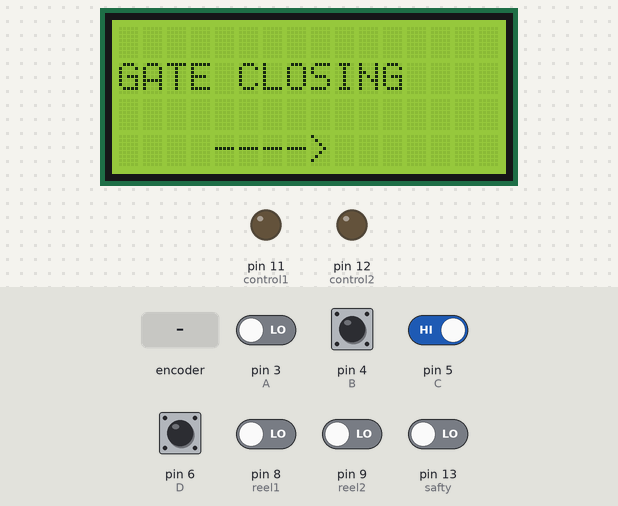
A sketch run on a simulated Arduino Uno, built with avr-gcc and run on an emulated ATmega328P. On the bench: 16×4 character LCD, output pins drawn as LEDs (lit = HIGH). The test bench sets the inputs (shaded band); at power-on: pin 4 (B), pin 5 (C), pin 6 (D) HIGH, pin 3 (A), pin 8 (reel1), pin 9 (reel2), pin 13 (safty) LOW. What the sketch prints to the serial monitor is not drawn.

Above: at 2.2 s.
2.3 s: rotary encoder on pin 3 (A) / pin 4 (B) turned 1 step (first pin leading)
At 7.5 s:
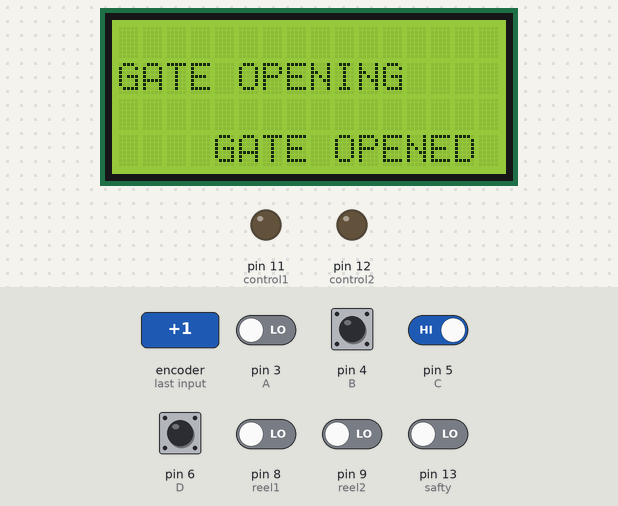
7.6 s: pin 9 (reel2) driven HIGH
At 13.8 s:
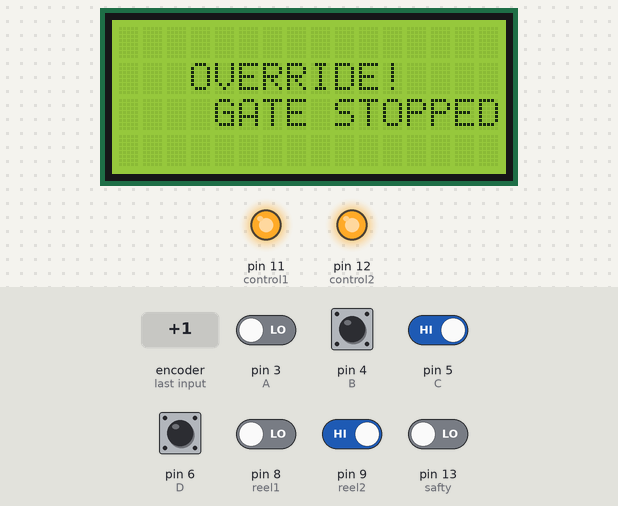
14.6 s: pin 5 (C) driven LOW
At 22.1 s:
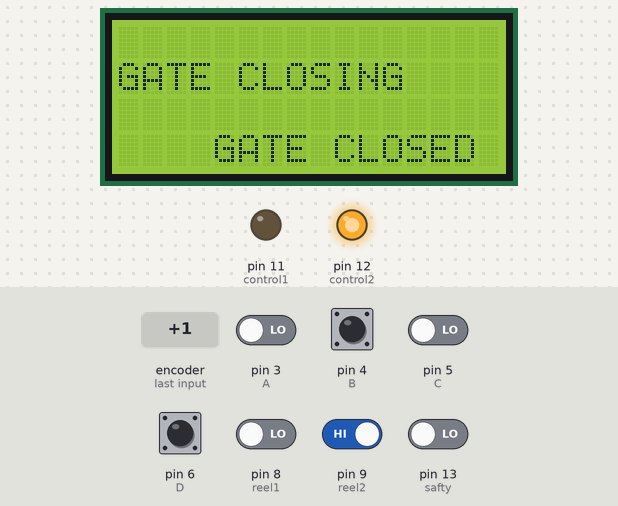
22.9 s: pin 8 (reel1) driven HIGH
30.4 s: pin 8 (reel1) driven LOW
At 35.9 s:
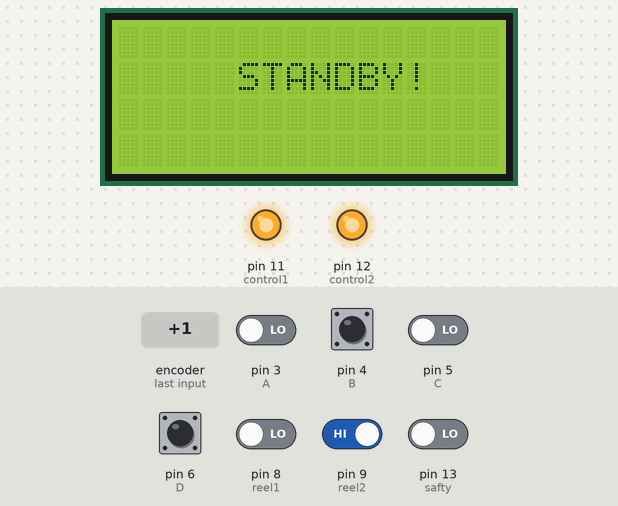
Timing chart, 0 to 37.4 s (numbered marks = the images above; inputs shaded):
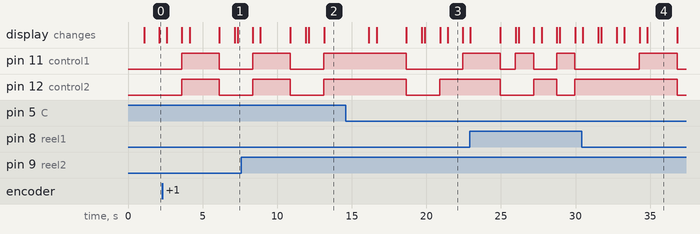

Measured:
- after the input at 2.3 s, the display: first differs from a run without the input after 4.8 s (image 1 shows a later state)
- after the input at 7.6 s, the display: first differs from a run without the input after 5.5 s (image 2)
- after the input at 14.6 s, the display: first differs from a run without the input after 6.3 s (image 3 shows a later state)
- after the input at 30.4 s, the display: first differs from a run without the input after 3.9 s (image 4 shows a later state)
- what the display in image 3 shows lasts 1.0 s, from 21.4 s to 22.4 s

The sketch:

Gate_project.ino
```cpp
#include <LiquidCrystal_I2C.h>

LiquidCrystal_I2C lcd(0x27, 16, 4);

#define A 3
#define B 4
#define C 5
#define D 6   //power down

#define reel1 8 //open side
#define reel2 9 //close side


#define control1 11
#define control2 12

#define safty 13


void setup() {

  lcd.begin();
  pinMode(A, INPUT);
  pinMode(B, INPUT);
  pinMode(C, INPUT);
  pinMode(D, INPUT);

  pinMode(reel1, INPUT);
  pinMode(reel2, INPUT);

  pinMode(control1, OUTPUT);
  pinMode(control2, OUTPUT);

  pinMode(safty, INPUT);

  Serial.begin(115200);


  digitalWrite(control1, LOW);
  digitalWrite(control2, LOW);


  lcd.setCursor(5, 0);
  lcd.print("WELCOME");
  delay(1000);                                    // change this value
  lcd.clear();

}

void loop() {
   /*
  Serial.print("reel1 ->"); Serial.println(digitalRead(reel1)); Serial.print("reel2 ->");
  Serial.println(digitalRead(reel2)); delay(200); Serial.println();

  Serial.print("A ->");
  Serial.println(digitalRead(A)); Serial.print("B ->");
  Serial.println(digitalRead(B)); Serial.print("C ->");
  Serial.println(digitalRead(C)); Serial.print("D ->");
  Serial.println(digitalRead(D)); delay(500);
  Serial.println();


*/

  digitalWrite(control1, LOW);
  digitalWrite(control2, LOW);
  Serial.println("Ready");

  while (digitalRead(A) == 0 && digitalRead(B) == 0 && digitalRead(C) == 0 && digitalRead(D) == 0 ) {
    int saftyyy=digitalRead(safty);
    Serial.print("saftyyy ->");Serial.println(digitalRead(safty));
    Serial.println("Ready");
    delay(100);
    lcd.noBacklight();

  }

  int open_gate1 = digitalRead(A);
  Serial.print("openGate1--->");
  Serial.println(open_gate1);

  int close_gate1 = digitalRead(B);
  Serial.print("closeGate1--->");
  Serial.println(close_gate1);

  int immediate_stop = digitalRead(C);
  Serial.print("immediate_stop--->");
  Serial.println(immediate_stop);

  int light_on = digitalRead(D);
  Serial.print("power down--->");
  Serial.println(light_on);
  Serial.println("");
  delay(1000);


  if (open_gate1 == 1) {
    openGate();
  } else if (close_gate1 == 1) {
    closeGate();

  }


  delay(500);
  lcd.backlight();
  lcd.setCursor(5, 1);
  lcd.print("STANDBY!");

  delay(2000);
  lcd.clear();
  lcd.noBacklight();


}


void openGate() {

  Serial.println("gate open");
  if(digitalRead(reel1) == 1){
    Serial.println("open");
    digitalWrite(control1, HIGH);
    digitalWrite(control2, LOW);
  }
  int close_gate1 = 0;
  int immediate_stop1 = 0;

  lcd.backlight();
  lcd.setCursor(0, 1);
  lcd.print("GATE OPENING");
  lcd.setCursor(0, 3);
  lcd.print("<----");
//  delay(2000);
//  lcd.clear();
//    lcd.noBacklight();
//


  while (!(immediate_stop1 == 1 || close_gate1 == 1 || digitalRead(reel2) == 0  )) {
    Serial.println("<---------------------------------");

    immediate_stop1 = digitalRead(C);
    close_gate1 = digitalRead(B);

    Serial.println(immediate_stop1);
    Serial.println(close_gate1);

  }
  delay(200);
    lcd.backlight();
    Serial.println("Gate opened");
    lcd.setCursor(0, 3);
    lcd.print("GATE OPENED");
    delay(1000);
    lcd.clear();
    lcd.noBacklight();


  Serial.println("");
  if (immediate_stop1 == 1) {
    override1();
  } else if (close_gate1 == 1 ) {
    closeGate();
  }

  digitalWrite(control1, HIGH);
  digitalWrite(control2, HIGH);

  lcd.clear();
  lcd.noBacklight();
}

void closeGate() {

   int immediate_stop2 = 0;
  int open_gate1 = 0;
  int saftyyy=9;
  Serial.println("gate closing");
  if(digitalRead(reel2) == 1){
    Serial.println("closing");
  digitalWrite(control1, LOW);
  digitalWrite(control2, HIGH);}

  lcd.backlight();
  lcd.setCursor(0, 1);
  lcd.print("GATE CLOSING");
  lcd.setCursor(0, 3);
  lcd.print("---->");
//  delay(2000);
//  lcd.clear();
//  lcd.noBacklight();
//  // Serial.print("ir2 ->"); Serial.println(digitalRead(ir2));


  while (!(immediate_stop2 == 1 || open_gate1 == 1 || digitalRead(reel1) == 0 || digitalRead(safty) == 1 )) {
    Serial.println("--------------------------------->");

    Serial.println(immediate_stop2);
    Serial.println(open_gate1);

    immediate_stop2 = digitalRead(C);
    open_gate1 = digitalRead(A);
    saftyyy=digitalRead(safty);
    Serial.print("saftyyy ->");Serial.println(digitalRead(safty));

  }
  delay(500);
    lcd.backlight();
    Serial.println("Gate closed");
    lcd.setCursor(0, 3);
    lcd.print("GATE CLOSED");
    delay(1000);
    lcd.clear();
    lcd.noBacklight();


  if (immediate_stop2 == 1) {
    override1();
  } else if (open_gate1 == 1 || saftyyy==1 ) {
    openGate();
  }

  digitalWrite(control1, HIGH);
  digitalWrite(control2, HIGH);

  lcd.clear();
  lcd.noBacklight();

}

void override1() {

  Serial.println("override! gate stop");
  digitalWrite(control1, HIGH);
  digitalWrite(control2, HIGH);

  lcd.clear();
  lcd.noBacklight();

  lcd.backlight();
  lcd.setCursor(3, 1);
  lcd.print("OVERRIDE!");
  lcd.setCursor(0, 2);
  lcd.print("GATE STOPPED");


  delay(3000);
  lcd.clear();
  lcd.noBacklight();
  /*   while(digitalRead(A)==0 && digitalRead(B)==0 && digitalRead(C)==0 && digitalRead(D)==0){
        int i=0;
        Serial.print("i = ");
        Serial.println(i);
        i++;
     }
  */
}
```
